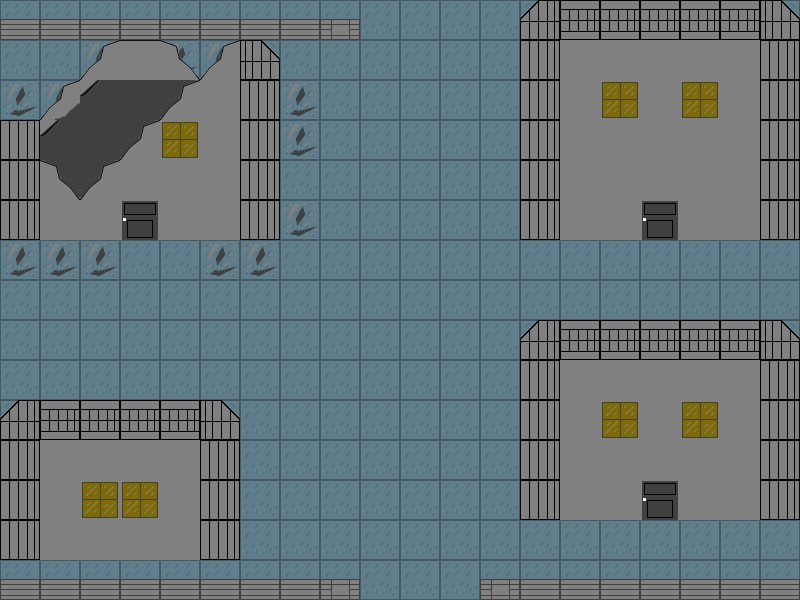

Tiled map render using the project's own tile images. Description and the whole map definition, tile-layer contents included, below:
An orthogonal 20x15 tile map with 40x40 px tiles, 5 tile layers (ground, wall, houseInside, houses, ...), 2 tilesets.

<map version="1.2" tiledversion="1.3.5" orientation="orthogonal" renderorder="right-down" width="20" height="15" tilewidth="40" tileheight="40" infinite="0" nextlayerid="6" nextobjectid="1">
 <editorsettings>
  <export target="stage4-1.json" format="json" />
 </editorsettings>
 <tileset firstgid="1" name="stage2tiles" tilewidth="40" tileheight="40" tilecount="20" columns="20">
  <image source="../stage2/stage2r2/stage2r2tiles.png" width="800" height="40" />
 </tileset>
 <tileset firstgid="21" name="stage4tiles" tilewidth="40" tileheight="40" tilecount="20" columns="20">
  <image source="stage4tiles.png" width="800" height="40" />
 </tileset>
 <layer id="2" name="ground" width="20" height="15">
  <data encoding="csv">
23,23,23,23,23,23,23,23,23,23,23,23,23,23,23,23,23,23,23,23,
23,23,39,23,39,39,23,23,23,23,23,23,23,23,23,23,23,23,23,23,
39,39,39,23,23,39,23,39,23,23,23,23,23,23,23,23,23,23,23,23,
23,23,23,23,23,23,23,39,23,23,23,23,23,23,23,23,23,23,23,23,
23,23,23,23,23,23,23,23,23,23,23,23,23,23,23,23,23,23,23,23,
23,23,30,30,30,23,23,39,23,23,23,23,23,23,23,30,30,30,23,23,
39,39,39,23,23,39,39,23,23,23,23,23,23,23,23,23,23,23,23,23,
23,23,23,23,23,23,23,23,23,23,23,23,23,23,23,23,23,23,23,23,
23,23,23,23,23,23,23,23,23,23,23,23,23,23,23,23,23,23,23,23,
23,23,23,23,23,23,23,23,23,23,23,23,23,23,23,23,23,23,23,23,
23,23,23,23,23,23,23,23,23,23,23,23,23,23,23,23,23,23,23,23,
23,23,23,23,23,23,23,23,23,23,23,23,23,23,23,23,23,23,23,23,
23,23,23,23,23,23,23,23,23,23,23,23,23,23,23,30,30,30,23,23,
23,23,23,23,23,23,23,23,23,23,23,23,23,23,23,23,23,23,23,23,
23,23,23,23,23,23,23,23,23,23,23,23,23,23,23,23,23,23,23,23
</data>
 </layer>
 <layer id="1" name="wall" width="20" height="15">
  <data encoding="csv">
25,25,25,25,25,25,25,25,24,0,0,0,0,0,0,0,0,0,0,0,
0,0,0,0,0,0,0,0,0,0,0,0,0,0,0,0,0,0,0,0,
0,0,0,0,0,0,0,0,0,0,0,0,0,0,0,0,0,0,0,0,
0,0,0,0,0,0,0,0,0,0,0,0,0,0,0,0,0,0,0,0,
0,0,0,0,0,0,0,0,0,0,0,0,0,0,0,0,0,0,0,0,
0,0,0,0,0,0,0,0,0,0,0,0,0,0,0,0,0,0,0,0,
0,0,0,0,0,0,0,0,0,0,0,0,0,0,0,0,0,0,0,0,
0,0,0,0,0,0,0,0,0,0,0,0,0,0,0,0,0,0,0,0,
0,0,0,0,0,0,0,0,0,0,0,0,0,0,0,0,0,0,0,0,
0,0,0,0,0,0,0,0,0,0,0,0,0,0,0,0,0,0,0,0,
0,0,0,0,0,0,0,0,0,0,0,0,0,0,0,0,0,0,0,0,
0,0,0,0,0,0,0,0,0,0,0,0,0,0,0,0,0,0,0,0,
0,0,0,0,0,0,0,0,0,0,0,0,0,0,0,0,0,0,0,0,
0,0,0,0,0,0,0,0,0,0,0,0,0,0,0,0,0,0,0,0,
25,25,25,25,25,25,25,25,24,0,0,0,24,25,25,25,25,25,25,25
</data>
 </layer>
 <layer id="4" name="houseInside" width="20" height="15">
  <data encoding="csv">
0,0,0,0,0,0,0,0,0,0,0,0,0,0,0,0,0,0,0,0,
0,0,0,0,0,0,0,0,0,0,0,0,0,0,0,0,0,0,0,0,
0,0,35,35,35,0,0,0,0,0,0,0,0,0,0,0,0,0,0,0,
0,35,35,35,35,0,0,0,0,0,0,0,0,0,0,0,0,0,0,0,
0,35,35,35,0,0,0,0,0,0,0,0,0,0,0,0,0,0,0,0,
0,0,0,0,0,0,0,0,0,0,0,0,0,0,0,0,0,0,0,0,
0,0,0,0,0,0,0,0,0,0,0,0,0,0,0,0,0,0,0,0,
0,0,0,0,0,0,0,0,0,0,0,0,0,0,0,0,0,0,0,0,
0,0,0,0,0,0,0,0,0,0,0,0,0,0,0,0,0,0,0,0,
0,0,0,0,0,0,0,0,0,0,0,0,0,0,0,0,0,0,0,0,
0,0,0,0,0,0,0,0,0,0,0,0,0,0,0,0,0,0,0,0,
0,0,0,0,0,0,0,0,0,0,0,0,0,0,0,0,0,0,0,0,
0,0,0,0,0,0,0,0,0,0,0,0,0,0,0,0,0,0,0,0,
0,0,0,0,0,0,0,0,0,0,0,0,0,0,0,0,0,0,0,0,
0,0,0,0,0,0,0,0,0,0,0,0,0,0,0,0,0,0,0,0
</data>
 </layer>
 <layer id="3" name="houses" width="20" height="15">
  <data encoding="csv">
0,0,0,0,0,0,0,0,0,0,0,0,0,27,29,29,29,29,29,28,
0,0,33,37,34,33,28,0,0,0,0,0,0,26,30,30,30,30,30,26,
0,38,36,0,33,30,26,0,0,0,0,0,0,26,30,31,30,31,30,26,
26,36,0,33,31,30,26,0,0,0,0,0,0,26,30,30,30,30,30,26,
26,34,33,30,30,30,26,0,0,0,0,0,0,26,30,30,30,30,30,26,
26,30,0,0,0,30,26,0,0,0,0,0,0,26,30,0,0,0,30,26,
0,0,0,0,0,0,0,0,0,0,0,0,0,0,0,0,0,0,0,0,
0,0,0,0,0,0,0,0,0,0,0,0,0,0,0,0,0,0,0,0,
0,0,0,0,0,0,0,0,0,0,0,0,0,27,29,29,29,29,29,28,
0,0,0,0,0,0,0,0,0,0,0,0,0,26,30,30,30,30,30,26,
27,29,29,29,29,28,0,0,0,0,0,0,0,26,30,31,30,31,30,26,
26,30,30,30,30,26,0,0,0,0,0,0,0,26,30,30,30,30,30,26,
26,30,31,31,30,26,0,0,0,0,0,0,0,26,30,0,0,0,30,26,
26,30,30,30,30,26,0,0,0,0,0,0,0,0,0,0,0,0,0,0,
0,0,0,0,0,0,0,0,0,0,0,0,0,0,0,0,0,0,0,0
</data>
 </layer>
 <layer id="5" name="doors" width="20" height="15">
  <data encoding="csv">
0,0,0,0,0,0,0,0,0,0,0,0,0,0,0,0,0,0,0,0,
0,0,0,0,0,0,0,0,0,0,0,0,0,0,0,0,0,0,0,0,
0,0,0,0,0,0,0,0,0,0,0,0,0,0,0,0,0,0,0,0,
0,0,0,0,0,0,0,0,0,0,0,0,0,0,0,0,0,0,0,0,
0,0,0,0,0,0,0,0,0,0,0,0,0,0,0,0,0,0,0,0,
0,0,0,32,0,0,0,0,0,0,0,0,0,0,0,0,32,0,0,0,
0,0,0,0,0,0,0,0,0,0,0,0,0,0,0,0,0,0,0,0,
0,0,0,0,0,0,0,0,0,0,0,0,0,0,0,0,0,0,0,0,
0,0,0,0,0,0,0,0,0,0,0,0,0,0,0,0,0,0,0,0,
0,0,0,0,0,0,0,0,0,0,0,0,0,0,0,0,0,0,0,0,
0,0,0,0,0,0,0,0,0,0,0,0,0,0,0,0,0,0,0,0,
0,0,0,0,0,0,0,0,0,0,0,0,0,0,0,0,0,0,0,0,
0,0,0,0,0,0,0,0,0,0,0,0,0,0,0,0,32,0,0,0,
0,0,0,0,0,0,0,0,0,0,0,0,0,0,0,0,0,0,0,0,
0,0,0,0,0,0,0,0,0,0,0,0,0,0,0,0,0,0,0,0
</data>
 </layer>
</map>
